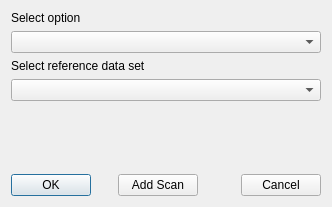
<?xml version="1.0" encoding="UTF-8"?>
<ui version="4.0">
 <class>RefWinBase</class>
 <widget class="QDialog" name="RefWinBase">
  <property name="geometry">
   <rect>
    <x>0</x>
    <y>0</y>
    <width>332</width>
    <height>207</height>
   </rect>
  </property>
  <property name="windowTitle">
   <string>Load option for Sfit data</string>
  </property>
  <layout class="QVBoxLayout" name="verticalLayout_2">
   <item>
    <layout class="QVBoxLayout" name="verticalLayout">
     <item>
      <layout class="QVBoxLayout" name="comboLayout">
       <item>
        <widget class="QLabel" name="FuncselLabel">
         <property name="text">
          <string>Select option</string>
         </property>
         <property name="wordWrap">
          <bool>false</bool>
         </property>
        </widget>
       </item>
       <item>
        <widget class="QComboBox" name="FuncSel"/>
       </item>
       <item>
        <widget class="QLabel" name="SelectorLabel">
         <property name="text">
          <string>Select reference data set</string>
         </property>
         <property name="wordWrap">
          <bool>false</bool>
         </property>
        </widget>
       </item>
       <item>
        <widget class="QComboBox" name="DatSel"/>
       </item>
      </layout>
     </item>
     <item>
      <spacer name="spacer13">
       <property name="orientation">
        <enum>Qt::Vertical</enum>
       </property>
       <property name="sizeType">
        <enum>QSizePolicy::Expanding</enum>
       </property>
       <property name="sizeHint" stdset="0">
        <size>
         <width>13</width>
         <height>16</height>
        </size>
       </property>
      </spacer>
     </item>
     <item>
      <layout class="QHBoxLayout">
       <item>
        <widget class="QPushButton" name="OKButt">
         <property name="text">
          <string>OK</string>
         </property>
        </widget>
       </item>
       <item>
        <spacer name="horizontalSpacer">
         <property name="orientation">
          <enum>Qt::Horizontal</enum>
         </property>
         <property name="sizeHint" stdset="0">
          <size>
           <width>40</width>
           <height>20</height>
          </size>
         </property>
        </spacer>
       </item>
       <item>
        <widget class="QPushButton" name="nextButton">
         <property name="text">
          <string>Add Scan</string>
         </property>
        </widget>
       </item>
       <item>
        <spacer name="spacer12">
         <property name="orientation">
          <enum>Qt::Horizontal</enum>
         </property>
         <property name="sizeType">
          <enum>QSizePolicy::Expanding</enum>
         </property>
         <property name="sizeHint" stdset="0">
          <size>
           <width>56</width>
           <height>21</height>
          </size>
         </property>
        </spacer>
       </item>
       <item>
        <widget class="QPushButton" name="CancButt">
         <property name="text">
          <string>Cancel</string>
         </property>
        </widget>
       </item>
      </layout>
     </item>
    </layout>
   </item>
  </layout>
 </widget>
 <layoutdefault spacing="6" margin="11"/>
 <pixmapfunction>qPixmapFromMimeSource</pixmapfunction>
 <tabstops>
  <tabstop>OKButt</tabstop>
  <tabstop>CancButt</tabstop>
  <tabstop>DatSel</tabstop>
  <tabstop>FuncSel</tabstop>
 </tabstops>
 <resources/>
 <connections/>
</ui>
